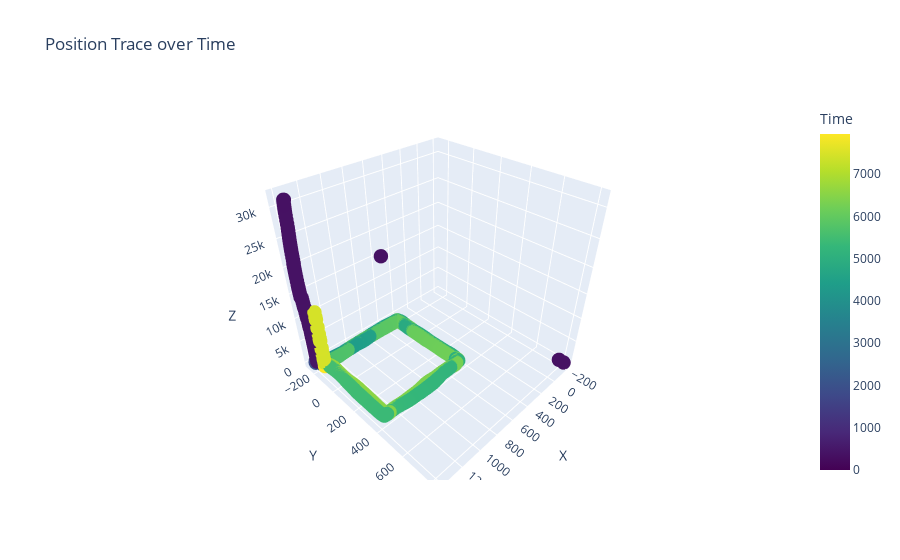

Source (notebook cell):
### Code cell
import plotly.graph_objects as go

def plot_trace(x,y,z,t):
    # Create the 3D scatter plot
    fig = go.Figure(data=go.Scatter3d(
        x=x_values,
        y=y_values,
        z=z_values,
        mode='markers',
        marker=dict(
            size=5,
            color=timestamps,
            colorscale='viridis',
            colorbar=dict(title='Time')
        )
    ))

    # Set plot title and axis labels
    fig.update_layout(
        title='Position Trace over Time',
        scene=dict(
            xaxis_title='X',
            yaxis_title='Y',
            zaxis_title='Z'
        )
    )

    # Display the interactive plot
    fig.show()

# visualize data
x_values = data.x  
y_values = data.y 
timestamps = data.t_r 
z_values = data.z
plot_trace(x_values, y_values, z_values, timestamps)

### Figure 1 — Plotly figure (JSON) as saved in the notebook; plotly's stock layout.template omitted (floating-point values rounded to 4 significant figures; data arrays with more than 128 entries replaced by an {"elided": "..."} marker saying what was removed)
{"data": [{"marker": {"color": {"elided": "15894 float values"}, "colorbar": {"title": {"text": "Time"}}, "colorscale": [[0, "#440154"], [0.1111, "#482878"], [0.2222, "#3e4989"], [0.3333, "#31688e"], [0.4444, "#26828e"], [0.5556, "#1f9e89"], [0.6667, "#35b779"], [0.7778, "#6ece58"], [0.8889, "#b5de2b"], [1, "#fde725"]], "size": 5}, "mode": "markers", "type": "scatter3d", "x": {"elided": "15894 float values"}, "y": {"elided": "15894 float values"}, "z": {"elided": "15894 float values"}}], "layout": {"scene": {"xaxis": {"title": {"text": "X"}}, "yaxis": {"title": {"text": "Y"}}, "zaxis": {"title": {"text": "Z"}}}, "title": {"text": "Position Trace over Time"}}}
